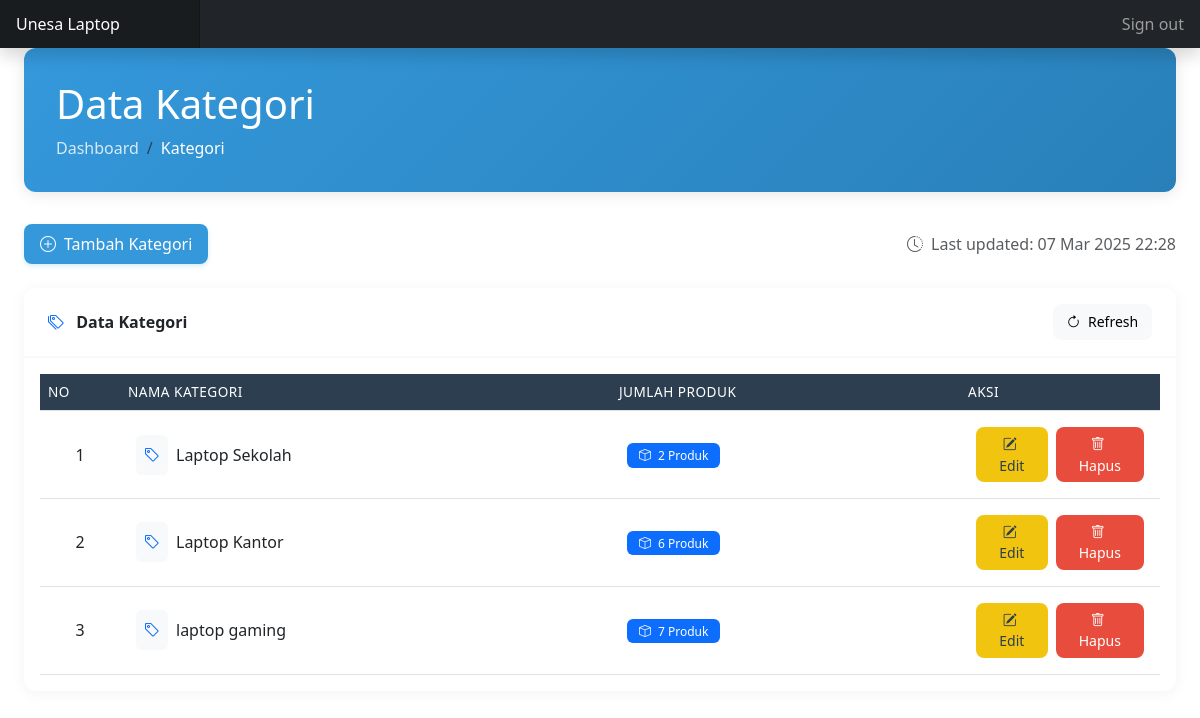
/admin/kategori/index.php (signed in), run on the app's committed database.
### tables this page shows
CREATE TABLE `tb_kategori` (
  `kategori_id` int(11) NOT NULL,
  `nama_kategori` varchar(255) NOT NULL
);

### config/koneksi.php (called while the page is built, shortened)
<?php
$host = 'localhost';
$username = 'root';
$password = '';
$database = 'toko_db';
$conn = mysqli_connect($host, $username, $password, $database);
function query($query) {
    global $conn;
    $result = mysqli_query($conn, $query);
    $rows = [];
    while ($row = mysqli_fetch_assoc($result)) {
        $rows[] = $row;
    }
    return $rows;
}
?>

### admin/kategori/index.php (the view, shortened to what this page needs)
<?php
require_once '../../config/koneksi.php';
$kategori = query("SELECT * FROM tb_kategori ORDER BY kategori_id DESC");
include_once '../includes/header.php';
?>
<div class="container-fluid px-4">
    <div class="page-header">
        <h1 class="mb-2">Data Kategori</h1>
        <nav aria-label="breadcrumb">
            <ol class="breadcrumb mb-0">
                <li class="breadcrumb-item"><a href="../index.php">Dashboard</a></li>
                <li class="breadcrumb-item active">Kategori</li>
            </ol>
        </nav>
    </div>
    <div class="mb-4 d-flex justify-content-between align-items-center">
        <a href="tambah.php" class="btn btn-primary">
            <i class="bi bi-plus-circle me-2"></i>Tambah Kategori
        </a>
        <div class="d-flex align-items-center">
            <i class="bi bi-clock-history text-muted me-2"></i>
            <span class="text-muted">Last updated: <?= date('d M Y H:i') ?></span>
        </div>
    </div>
    <div class="card mb-4">
        <div class="card-header">
            <div class="d-flex justify-content-between align-items-center">
                <div>
                    <i class="bi bi-tags text-primary me-2"></i>
                    Data Kategori
                </div>
                <button class="btn btn-sm btn-light" onclick="window.location.reload()">
                    <i class="bi bi-arrow-clockwise me-1"></i>
                    Refresh
                </button>
            </div>
        </div>
        <div class="card-body">
            <div class="table-responsive">
                <table id="dataTable" class="table table-hover">
                    <thead>
                        <tr>
                            <th width="80">No</th>
                            <th>Nama Kategori</th>
                            <th>Jumlah Produk</th>
                            <th width="200">Aksi</th>
                        </tr>
                    </thead>
                    <tbody>
                        <?php $no = 1; foreach ($kategori as $row) :
                            $kategori_id = $row['kategori_id'];
                            $jumlah_produk = query("SELECT COUNT(*) as total FROM tb_barang WHERE kategori_id = $kategori_id")[0]['total'];
                        ?>
                        <tr>
                            <td class="text-center"><?= $no++; ?></td>
                            <td>
                                <div class="d-flex align-items-center">
                                    <div class="bg-light p-2 rounded me-2">
                                        <i class="bi bi-tag text-primary"></i>
                                    </div>
                                    <span class="fw-medium"><?= htmlspecialchars($row['nama_kategori']); ?></span>
                                </div>
                            </td>
                            <td>
                                <span class="badge bg-primary">
                                    <i class="bi bi-box me-1"></i>
                                    <?= $jumlah_produk; ?> Produk
                                </span>
                            </td>
                            <td>
                                <div class="d-flex gap-2">
                                    <a href="edit.php?id=<?= $row['kategori_id']; ?>"
                                       class="btn btn-warning btn-sm">
                                        <i class="bi bi-pencil-square me-1"></i> Edit
                                    </a>
                                    <a href="#"
                                       onclick="confirmDelete('hapus.php?id=<?= $row['kategori_id']; ?>', '<?= $row['nama_kategori']; ?>')"
                                       class="btn btn-danger btn-sm">
                                        <i class="bi bi-trash me-1"></i> Hapus
                                    </a>
                                </div>
                            </td>
                        </tr>
                        <?php endforeach; ?>
                    </tbody>
                </table>
            </div>
        </div>
    </div>
</div>
<?php include_once '../includes/footer.php'; ?>

### admin/kategori/index.php (style rules this page uses)
.page-header { background: linear-gradient(135deg, #3498db, #2980b9); color: white; padding: 2rem; border-radius: 12px; margin-bottom: 2rem; box-shadow: 0 2px 15px rgba(0,0,0,0.1); }
.breadcrumb-item a { color: rgba(255,255,255,0.8); text-decoration: none; transition: color 0.3s; }
.breadcrumb-item.active { color: white; }
.card { border: none; border-radius: 12px; box-shadow: 0 2px 15px rgba(0,0,0,0.05); overflow: hidden; }
.card-header { background: white; border-bottom: 2px solid #f8f9fa; padding: 1rem 1.5rem; font-weight: 600; }
.table { margin-bottom: 0; }
.table th { background: #2c3e50; color: white; font-weight: 500; text-transform: uppercase; font-size: 0.85rem; letter-spacing: 0.5px; }
.table td { vertical-align: middle; padding: 1rem; }
.badge { padding: 0.5em 1em; font-weight: 500; border-radius: 6px; }
.btn { padding: 0.5rem 1rem; border-radius: 8px; font-weight: 500; transition: all 0.3s; }
.btn-sm { padding: 0.4rem 0.8rem; }
.btn-primary { background: #3498db; border: none; box-shadow: 0 2px 5px rgba(52, 152, 219, 0.2); }
.btn-warning { background: #f1c40f; border: none; color: #2c3e50; }
.btn-danger { background: #e74c3c; border: none; }

### data on the page
tb_kategori: nama_kategori "Laptop Sekolah", jumlah_produk "2"
tb_kategori: nama_kategori "Laptop Kantor", jumlah_produk "6"
tb_kategori: nama_kategori "laptop gaming", jumlah_produk "7"
